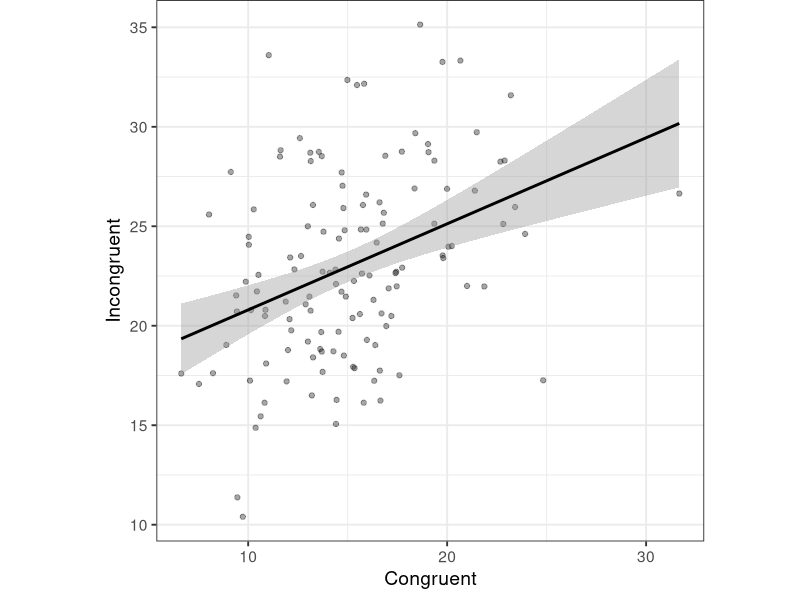
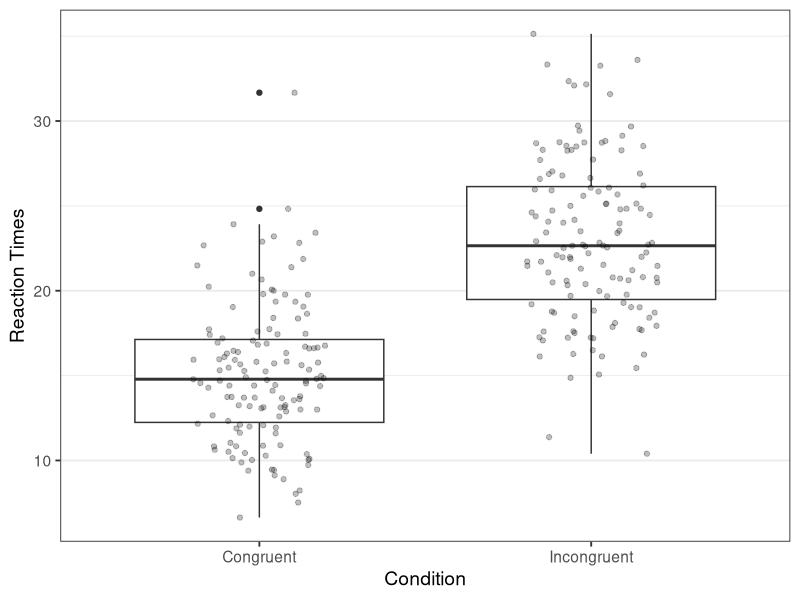

Reproduce these figures in R, in order.
## ---- chunk 1
#This code will check if ggplot2 and reshape2 are installed. 
#If not, this code will install these packages.
if(!require(ggplot2)){install.packages('ggplot2')}
library(ggplot2)
if(!require(reshape2)){install.packages('reshape2')}
library(reshape2)
knitr::opts_chunk$set(echo=FALSE, warning=FALSE, message=FALSE, include=TRUE)
## ---- chunk 2
# #run only once to download the data
# stroop_data <- read.table("https://raw.githubusercontent.com/Lakens/Stroop/master/stroop.txt", sep = "\t", header = TRUE)
# 
# write.table(stroop_data, file = "stroop.csv", quote=F, row.names=F)

stroop_data <- read.csv("stroop.csv", header = TRUE)
## ---- chunk 3
#Draw scatterplot

# Main scatterplot
ggplot(stroop_data, aes(x = Congruent, y = Incongruent)) + 
  geom_point(alpha = 0.35) +
  theme_bw(base_size = 14) +
  geom_smooth(method = 'lm', formula = y~x, color = 'black') + 
  coord_fixed() + 
  ylab("Incongruent") + xlab("Congruent") +
  theme(plot.margin = unit(c(0, 0, 0.5, 0.5), "lines"))
## ---- chunk 4
#Perform the dependent t-test. Store results a ttest_result.

ttest_result <- t.test(stroop_data$Incongruent, 
                       stroop_data$Congruent, 
                       alternative = "two.sided", 
                       paired = TRUE, 
                       var.equal = TRUE, 
                       conf.level = 0.95)

#The code below reproduces the ESCI spreadsheet for paired observations by Cumming (2012).
#store lotal sample size (based on the length of the vector storing congruent RT's)
N <- length(stroop_data$Congruent)
#Calculate the differences between congruent and incongruent trials
diff <- stroop_data$Incongruent - stroop_data$Congruent
#calculate the pooled standard deviation for the d_av effect size recommended by Cumming. 
s_av <- sqrt((sd(stroop_data$Congruent)^2 + sd(stroop_data$Incongruent)^2) / 2) 
#Calculate Cohen's d following Cumming, 2012
d_av <- mean(diff) / s_av
#Calculate Hedges'g, or d_unbiased. Note this is approximation of the correction for Hedges'g.
d_unb <- (1 - (3 / (4 * (N - 1) - 1))) * d_av 

## ---- chunk 5
#Data to long format
stroop_data_long <- melt(stroop_data, id.vars = "PPNR", measure.vars = c("Congruent", "Incongruent"), variable.name = "congruency", value.name = "reactiontimes")

ggplot(stroop_data_long, aes(x = congruency, y = reactiontimes)) +
  geom_boxplot() + 
  geom_jitter(alpha = 0.25, width = 0.2) +
  ylab("Reaction Times")  + xlab("Condition") + theme_bw(base_size = 14) + 
  theme(panel.grid.major.x = element_blank())
